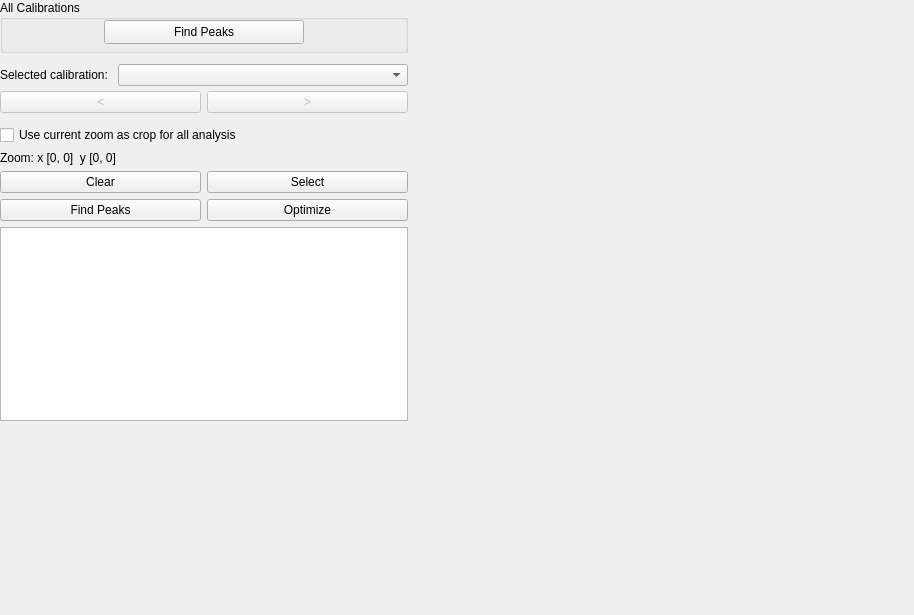
<?xml version="1.0" encoding="UTF-8"?>
<ui version="4.0">
 <class>extraction_view</class>
 <widget class="QWidget" name="extraction_view">
  <property name="geometry">
   <rect>
    <x>0</x>
    <y>0</y>
    <width>914</width>
    <height>615</height>
   </rect>
  </property>
  <property name="windowTitle">
   <string>Form</string>
  </property>
  <layout class="QHBoxLayout" name="horizontalLayout">
   <property name="leftMargin">
    <number>0</number>
   </property>
   <property name="topMargin">
    <number>0</number>
   </property>
   <property name="rightMargin">
    <number>0</number>
   </property>
   <property name="bottomMargin">
    <number>0</number>
   </property>
   <item>
    <layout class="QHBoxLayout" name="horizontalLayout_2">
     <item>
      <layout class="QVBoxLayout" name="verticalLayout_2">
       <item>
        <widget class="QGroupBox" name="box_all_calibrations">
         <property name="minimumSize">
          <size>
           <width>0</width>
           <height>40</height>
          </size>
         </property>
         <property name="title">
          <string>All Calibrations</string>
         </property>
         <layout class="QVBoxLayout" name="verticalLayout_4">
          <property name="leftMargin">
           <number>0</number>
          </property>
          <property name="topMargin">
           <number>0</number>
          </property>
          <property name="rightMargin">
           <number>0</number>
          </property>
          <property name="bottomMargin">
           <number>6</number>
          </property>
          <item>
           <layout class="QHBoxLayout" name="horizontalLayout_4">
            <item>
             <spacer name="horizontalSpacer_2">
              <property name="orientation">
               <enum>Qt::Horizontal</enum>
              </property>
              <property name="sizeHint" stdset="0">
               <size>
                <width>40</width>
                <height>20</height>
               </size>
              </property>
             </spacer>
            </item>
            <item>
             <widget class="QPushButton" name="button_find_points_all">
              <property name="minimumSize">
               <size>
                <width>200</width>
                <height>24</height>
               </size>
              </property>
              <property name="text">
               <string>Find Peaks</string>
              </property>
             </widget>
            </item>
            <item>
             <spacer name="horizontalSpacer">
              <property name="orientation">
               <enum>Qt::Horizontal</enum>
              </property>
              <property name="sizeHint" stdset="0">
               <size>
                <width>40</width>
                <height>20</height>
               </size>
              </property>
             </spacer>
            </item>
           </layout>
          </item>
         </layout>
        </widget>
       </item>
       <item>
        <widget class="QWidget" name="widget_selection" native="true">
         <property name="minimumSize">
          <size>
           <width>400</width>
           <height>60</height>
          </size>
         </property>
         <property name="maximumSize">
          <size>
           <width>700</width>
           <height>16777215</height>
          </size>
         </property>
         <layout class="QVBoxLayout" name="verticalLayout">
          <property name="spacing">
           <number>0</number>
          </property>
          <property name="leftMargin">
           <number>0</number>
          </property>
          <property name="topMargin">
           <number>0</number>
          </property>
          <property name="rightMargin">
           <number>0</number>
          </property>
          <property name="bottomMargin">
           <number>0</number>
          </property>
          <item>
           <layout class="QHBoxLayout" name="horizontalLayout_5">
            <property name="spacing">
             <number>10</number>
            </property>
            <item>
             <widget class="QLabel" name="label">
              <property name="text">
               <string>Selected calibration:</string>
              </property>
             </widget>
            </item>
            <item>
             <widget class="QComboBox" name="combobox_datasets">
              <property name="sizePolicy">
               <sizepolicy hsizetype="Expanding" vsizetype="Fixed">
                <horstretch>0</horstretch>
                <verstretch>0</verstretch>
               </sizepolicy>
              </property>
              <property name="minimumSize">
               <size>
                <width>0</width>
                <height>0</height>
               </size>
              </property>
             </widget>
            </item>
           </layout>
          </item>
          <item>
           <layout class="QHBoxLayout" name="horizontalLayout_3">
            <property name="spacing">
             <number>6</number>
            </property>
            <item>
             <widget class="QPushButton" name="button_prev_frame">
              <property name="enabled">
               <bool>false</bool>
              </property>
              <property name="text">
               <string>&lt;</string>
              </property>
             </widget>
            </item>
            <item>
             <widget class="QPushButton" name="button_next_frame">
              <property name="enabled">
               <bool>false</bool>
              </property>
              <property name="text">
               <string>&gt;</string>
              </property>
             </widget>
            </item>
           </layout>
          </item>
         </layout>
        </widget>
       </item>
       <item>
        <widget class="QWidget" name="widget_3" native="true">
         <property name="sizePolicy">
          <sizepolicy hsizetype="Expanding" vsizetype="Preferred">
           <horstretch>0</horstretch>
           <verstretch>0</verstretch>
          </sizepolicy>
         </property>
         <property name="minimumSize">
          <size>
           <width>300</width>
           <height>50</height>
          </size>
         </property>
         <property name="maximumSize">
          <size>
           <width>700</width>
           <height>16777215</height>
          </size>
         </property>
         <layout class="QGridLayout" name="gridLayout">
          <property name="leftMargin">
           <number>0</number>
          </property>
          <property name="topMargin">
           <number>0</number>
          </property>
          <property name="rightMargin">
           <number>0</number>
          </property>
          <property name="bottomMargin">
           <number>0</number>
          </property>
          <item row="0" column="0" colspan="2">
           <widget class="QCheckBox" name="checkbox_use_zoom_as_crop">
            <property name="toolTip">
             <string>When checked, restricts extraction/calibration/evaluation for the whole file to the currently zoomed-in region of the image below. Zoom in first using the plot toolbar, then check this box.</string>
            </property>
            <property name="text">
             <string>Use current zoom as crop for all analysis</string>
            </property>
           </widget>
          </item>
          <item row="1" column="0" colspan="2">
           <widget class="QLabel" name="label_zoom_bounds">
            <property name="toolTip">
             <string>Live pixel bounds of the current plot zoom (updates as you zoom/pan below) - compare against BrillouinAcquisition's own ROI panel (Left/Top/Width/Height) to line up the same physical region.</string>
            </property>
            <property name="text">
             <string>Zoom: x [0, 0]  y [0, 0]</string>
            </property>
           </widget>
          </item>
          <item row="2" column="1">
           <widget class="QPushButton" name="button_select_done">
            <property name="minimumSize">
             <size>
              <width>100</width>
              <height>0</height>
             </size>
            </property>
            <property name="text">
             <string>Select</string>
            </property>
           </widget>
          </item>
          <item row="3" column="1">
           <widget class="QPushButton" name="button_optimize">
            <property name="minimumSize">
             <size>
              <width>100</width>
              <height>0</height>
             </size>
            </property>
            <property name="text">
             <string>Optimize</string>
            </property>
           </widget>
          </item>
          <item row="2" column="0">
           <widget class="QPushButton" name="button_clear">
            <property name="minimumSize">
             <size>
              <width>100</width>
              <height>0</height>
             </size>
            </property>
            <property name="text">
             <string>Clear</string>
            </property>
           </widget>
          </item>
          <item row="3" column="0">
           <widget class="QPushButton" name="button_find_points">
            <property name="text">
             <string>Find Peaks</string>
            </property>
           </widget>
          </item>
         </layout>
        </widget>
       </item>
       <item>
        <widget class="QWidget" name="widget_2" native="true">
         <property name="minimumSize">
          <size>
           <width>0</width>
           <height>20</height>
          </size>
         </property>
         <property name="maximumSize">
          <size>
           <width>700</width>
           <height>16777215</height>
          </size>
         </property>
         <layout class="QVBoxLayout" name="verticalLayout_3">
          <property name="leftMargin">
           <number>0</number>
          </property>
          <property name="topMargin">
           <number>0</number>
          </property>
          <property name="rightMargin">
           <number>0</number>
          </property>
          <property name="bottomMargin">
           <number>0</number>
          </property>
          <item>
           <widget class="QTableWidget" name="table_selected_points"/>
          </item>
         </layout>
        </widget>
       </item>
       <item>
        <spacer name="verticalSpacer">
         <property name="orientation">
          <enum>Qt::Vertical</enum>
         </property>
         <property name="sizeHint" stdset="0">
          <size>
           <width>20</width>
           <height>40</height>
          </size>
         </property>
        </spacer>
       </item>
      </layout>
     </item>
     <item>
      <widget class="QWidget" name="image_widget" native="true">
       <property name="sizePolicy">
        <sizepolicy hsizetype="Expanding" vsizetype="Expanding">
         <horstretch>0</horstretch>
         <verstretch>0</verstretch>
        </sizepolicy>
       </property>
       <property name="minimumSize">
        <size>
         <width>500</width>
         <height>500</height>
        </size>
       </property>
      </widget>
     </item>
    </layout>
   </item>
  </layout>
 </widget>
 <resources/>
 <connections/>
</ui>
